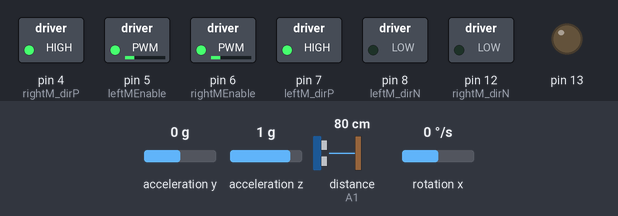
This sketch was run on a simulated Arduino Uno, built with avr-gcc and run on an emulated ATmega328P. On the bench: switched loads named in the sketch (green lamp = pin HIGH), output pins drawn as LEDs (lit = HIGH). The inputs (shaded band) are chosen by the test bench; at power-on: acceleration y 0 g, distance to the obstacle (sensor on A1) 80 cm, rotation x 0 °/s, acceleration z 1 g. The echo pulse lasts 58.3 µs per cm.

Above: at 1.29 s.
1.3 s: acceleration y set to -1.4 g
At 2.5 s:
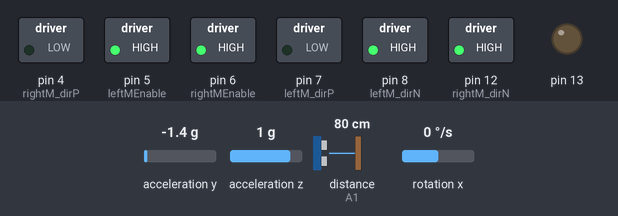
2.8 s: distance to the obstacle (sensor on A1) set to 2 cm
At 2.99 s:
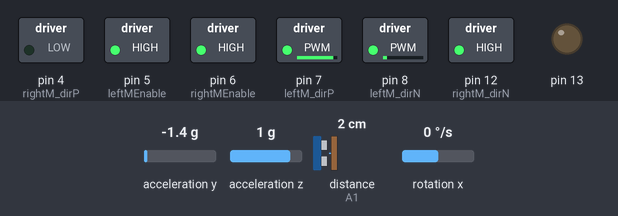
5.8 s: rotation x set to 100 °/s
At 7.19 s:
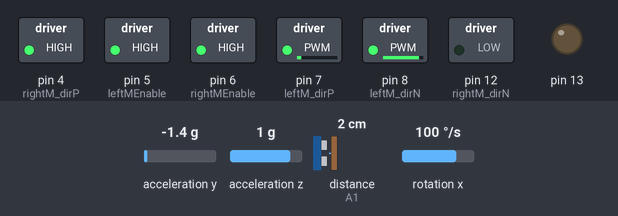
8.8 s: acceleration z set to 0 g
At 9.58 s:
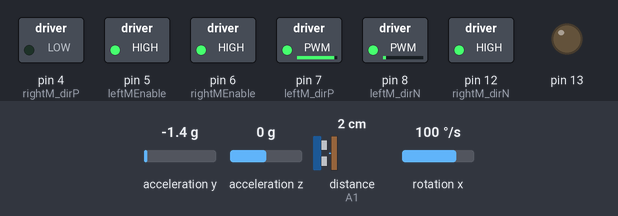
11.8 s: distance to the obstacle (sensor on A1) set to 18 cm
14.8 s: distance to the obstacle (sensor on A1) set to 22 cm
Timing chart, 0 to 17.4 s (numbered marks = the images above; inputs shaded):
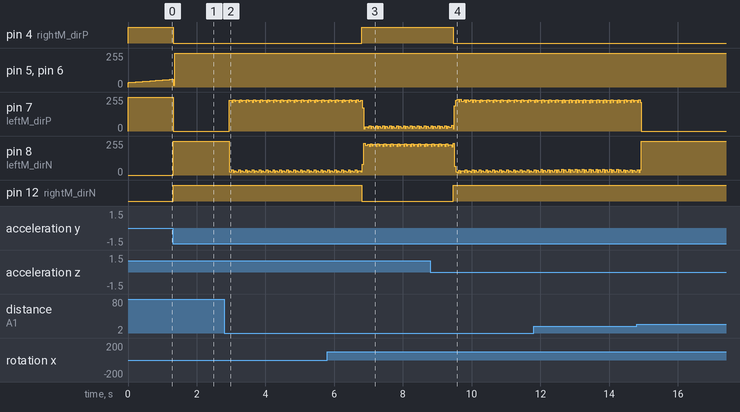

The sketch:

selfBalance.ino
```cpp
#include "Wire.h"
#include "I2Cdev.h"
#include "MPU6050.h"
#include "math.h"
#include <NewPing.h>

//------Motor Pins----------------------
// 3,9,10,11 PWM pins will not work when using Timers
#define leftMEnable 5
#define leftM_dirP   7
#define leftM_dirN   8
#define rightMEnable 6
#define rightM_dirP  4
#define rightM_dirN  12


//-------Ultrasonic Pins-----------------
#define TRIGGER_PIN A2
#define ECHO_PIN A1
#define MAX_DISTANCE 75
NewPing sonar(TRIGGER_PIN, ECHO_PIN, MAX_DISTANCE);


//---------for PID------------------------
#define Kp  70
#define Kd  0.05
#define Ki  40
#define rightMaxSpeed 255 // max speed of the robot
#define leftMaxSpeed 255 // max speed of the robot
#define rightMinSpeed -255 // min speed of the robot
#define leftMinSpeed -255 // min speed of the robot


#define sampleTime  0.005
#define targetAngle -0.48

//---Gyro and Accelerometer-----------------
MPU6050 mpu;


volatile int pidMotorSpeed;      //motor speed
int16_t accY, accZ, gyroX;    // accelerometer and gyroscope readings
volatile float accAngle;      // accelerometer angle complementary filter

volatile int gyroRate;      //rotational velocity about x axis
volatile float gyroAngle, currentAngle, prevAngle = 0; //gyro angles for complementary filter
volatile float error, prevError = 0, errorSum = 0; // for PID

volatile byte count = 0;

int distance;   //ultrasonic distance


//*******Timer Interrupt for PID***********************************

void init_PID() {
  // initialize Timer1
  cli();          // disable global interrupts
  TCCR1A = 0;     // set entire TCCR1A register to 0
  TCCR1B = 0;     // same for TCCR1B
  // set compare match register to set sample time 5ms
  OCR1A = 9999;
  // turn on CTC mode
  TCCR1B |= (1 << WGM12);
  // Set CS11 bit for prescaling by 8
  TCCR1B |= (1 << CS11);
  // enable timer compare interrupt
  TIMSK1 |= (1 << OCIE1A);
  sei();          // enable global interrupts
}

void setup() {
  Serial.begin(9600);
  pinMode(leftM_dirP, OUTPUT);
  pinMode(leftM_dirN, OUTPUT);
  pinMode(rightM_dirP, OUTPUT);
  pinMode(rightM_dirN, OUTPUT);

  pinMode(leftMEnable, OUTPUT);
  pinMode(rightMEnable, OUTPUT);

  digitalWrite(leftMEnable, HIGH);
  digitalWrite(rightMEnable, HIGH);

  // set the status LED to output mode
  pinMode(13, OUTPUT);

  // initialize the MPU6050 and set offset values
  mpu.initialize();
  mpu.setYAccelOffset(382);
  mpu.setZAccelOffset(1448);
  mpu.setXGyroOffset(-6);

  // initialize PID timer
  init_PID();
}

void loop() {

  // read acceleration and gyroscope values
  accY = mpu.getAccelerationY();
  accZ = mpu.getAccelerationZ();
  gyroX = mpu.getRotationX();


//    pidMotorSpeed = constrain(pidMotorSpeed, -255, 255);


  int rightMotorSpeed = pidMotorSpeed;
  int leftMotorSpeed = pidMotorSpeed;

  if (rightMotorSpeed > rightMaxSpeed ) rightMotorSpeed = rightMaxSpeed; // prevent the motor from going beyond max speed
  if (leftMotorSpeed > leftMaxSpeed ) leftMotorSpeed = leftMaxSpeed; // prevent the motor from going beyond max speed
  if (rightMotorSpeed < rightMinSpeed) rightMotorSpeed = rightMinSpeed; // keep the motor speed positive
  if (leftMotorSpeed < leftMinSpeed) leftMotorSpeed = leftMinSpeed; // keep the motor speed positive
//  Serial.print("angle :");
//  Serial.println(currentAngle);
//  Serial.print("speed :");
//  Serial.println(leftMotorSpeed);
  motorBalance(leftMotorSpeed,rightMotorSpeed);


//**************************************************************************

  // measure distance every 100 milliseconds
  if ((count % 20) == 0) {
    distance = sonar.ping_cm();
  }

  //if obstacle is detected, then turn
  if ((distance < 20) && (distance != 0)) {
      motorBalance(-leftMotorSpeed,rightMotorSpeed);

  }
}


// The ISR will be called every 5 milliseconds
ISR(TIMER1_COMPA_vect)
{
  // calculate the angle of inclination
  accAngle = atan2(accY, accZ) * RAD_TO_DEG;
  gyroRate = map(gyroX, -32768, 32767, -250, 250);
  gyroAngle = (float)gyroRate * sampleTime;

  // complementary filter
  currentAngle = 0.9934 * (prevAngle + gyroAngle) + 0.0066 * (accAngle);

  // PID algorithem

  error = currentAngle - targetAngle;
  errorSum = errorSum + error;
  errorSum = constrain(errorSum, -300, 300);

  //calculate output from P, I and D values
  pidMotorSpeed = Kp * (error) + Ki * (errorSum) * sampleTime - Kd * (currentAngle - prevAngle) / sampleTime;
  prevAngle = currentAngle;

  count++;
  if (count == 200)  {
    count = 0;
  }
}
```

motionFunctions.ino
```cpp
//Basic Motion Functions --------------------------------------------
void start()
{
  digitalWrite(rightM_dirP, LOW);
  digitalWrite(rightM_dirN, LOW);
  digitalWrite(leftM_dirP, LOW);
  digitalWrite(leftM_dirN, LOW);
}


//*********************BRAKE **********************
void brake()
{
  digitalWrite(rightM_dirP,HIGH);
  digitalWrite(rightM_dirN,HIGH);
  digitalWrite(leftM_dirP,HIGH);
  digitalWrite(leftM_dirN,HIGH);
}
//*******************   ADJUST SPEED ****************

void motorSpeed(bool state)
{
  analogWrite(leftMEnable, state);
  analogWrite(rightMEnable, state);
}


void motorSpeed(int leftSpeed, int rightSpeed)
{
  analogWrite(rightMEnable,rightSpeed);
  analogWrite(leftMEnable,leftSpeed);
}
//**********************  GO FORWARD  *************************************

void forward()
{
Lforward();
Rforward();
}

void forward(int LSpeed, int RSpeed)
{
 Lforward();
 Rforward();
 motorSpeed(LSpeed,RSpeed);
}

//********************** REVERSE  **********************************************

void back()
{
 Lbackward();
 Rbackward();
}

void back(int LSpeed, int RSpeed)
{
 Lbackward();
 Rbackward();
 motorSpeed(LSpeed,RSpeed);
}

//*******************************  TURN LEFT    ***************************************
void leftTurn()
{
 Lbackward();
 Rforward();
}
void leftTurn(int LSpeed, int RSpeed)
{
 Lbackward();
 Rforward();
 motorSpeed(LSpeed,RSpeed);
}

//********************* TURN   RIGHT   *******************************************************************************************
void rightTurn()
{
 Rbackward();
 Lforward();
}

void rightTurn(int LSpeed, int RSpeed)
{
  Rbackward();
  Lforward();
  motorSpeed(LSpeed,RSpeed);
}

//==============MOTOR Directions==================================

void Rforward()
{
  digitalWrite(rightM_dirP,HIGH);
  digitalWrite(rightM_dirN,LOW);
}
void Rbackward()
{
  digitalWrite(rightM_dirP,LOW);
  digitalWrite(rightM_dirN,HIGH);
}
void Lforward()
{
  digitalWrite(leftM_dirP,HIGH);
  digitalWrite(leftM_dirN,LOW);
}
void Lbackward()
{
  digitalWrite(leftM_dirP,LOW);
  digitalWrite(leftM_dirN,HIGH);
}
```

motor.ino
```cpp
void motorBalance(int leftMotorSpeed,int rightMotorSpeed) {
  if(leftMotorSpeed >= 0) {
//    leftMotorSpeed = constrain(leftMotorSpeed, 100, 255);
    analogWrite(leftMEnable, leftMotorSpeed);
    Lforward();
  }
  else {
//    Serial.print("motor left negative :");
//    Serial.print("      ");
//    Serial.print(leftMotorSpeed);
//    Serial.println(-1 * leftMotorSpeed);
//    leftMotorSpeed = constrain(leftMotorSpeed, -255, -100);
    analogWrite(leftMEnable, -1 * leftMotorSpeed);
    Lbackward();
  }
  if(rightMotorSpeed >= 0) {
//    rightMotorSpeed = constrain(rightMotorSpeed, 100, 255);
    analogWrite(rightMEnable, rightMotorSpeed);
    Rforward();
  }
  else {

//     Serial.print("motor right negative :");
//      Serial.print("      ");
//    Serial.print(rightMotorSpeed);
//    Serial.println(-1 *rightMotorSpeed);
//   rightMotorSpeed = constrain(rightMotorSpeed, -255, -100);
    analogWrite(rightMEnable,-1 *rightMotorSpeed);
    Rbackward();
  }
}
```

Measured:
- after the input at 1.3 s, pin 4 (rightM_dirP): HIGH → LOW at once; pin 7 (leftM_dirP): 255/255 → 0/255 at once; pin 8 (leftM_dirN): 0/255 → 255/255 at once; pin 12 (rightM_dirN): LOW → HIGH at once
- after the input at 2.8 s, pin 7 (leftM_dirP): 0/255 → 230/255 after 0.14 s, then repeats every 0.20 s: 216/255 0.04 s, 233/255 0.04 s, 222/255 0.04 s, 230/255 0.08 s; pin 8 (leftM_dirN): 255/255 → 25/255 after 0.14 s, then repeats every 0.20 s: 39/255 0.04 s, 22/255 0.04 s, 33/255 0.04 s, 25/255 0.08 s
- after the input at 5.8 s, pin 4 (rightM_dirP): LOW → HIGH after 1.0 s; pin 12 (rightM_dirN): HIGH → LOW after 1.0 s
- after the input at 8.8 s, pin 4 (rightM_dirP): HIGH → LOW after 0.67 s; pin 12 (rightM_dirN): LOW → HIGH after 0.67 s
